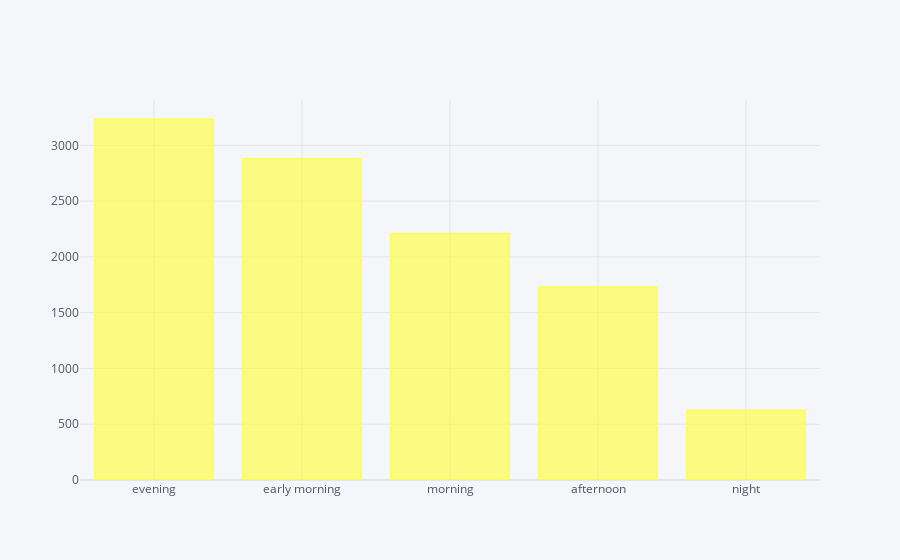

Notebook cell for this chart:
### Code cell
data["Dep_Time_hours"].apply(convert_into_day_periods).value_counts().iplot(kind="bar", color="yellow")

### Figure 1 — Plotly figure (JSON) as saved in the notebook; plotly's stock layout.template omitted (floating-point values rounded to 4 significant figures)
{"data": [{"marker": {"color": "rgba(255, 255, 51, 0.6)", "line": {"color": "rgba(255, 255, 51, 1.0)", "width": 1}}, "name": "count", "orientation": "v", "text": "", "type": "bar", "x": ["evening", "early morning", "morning", "afternoon", "night"], "y": [3236, 2880, 2209, 1731, 626]}], "layout": {"autosize": true, "legend": {"bgcolor": "#F5F6F9", "font": {"color": "#4D5663"}}, "paper_bgcolor": "#F5F6F9", "plot_bgcolor": "#F5F6F9", "title": {"font": {"color": "#4D5663"}}, "xaxis": {"autorange": true, "gridcolor": "#E1E5ED", "range": [-0.5, 4.5], "showgrid": true, "tickfont": {"color": "#4D5663"}, "title": {"font": {"color": "#4D5663"}, "text": ""}, "type": "category", "zerolinecolor": "#E1E5ED"}, "yaxis": {"autorange": true, "gridcolor": "#E1E5ED", "range": [0, 3406.0], "showgrid": true, "tickfont": {"color": "#4D5663"}, "title": {"font": {"color": "#4D5663"}, "text": ""}, "type": "linear", "zerolinecolor": "#E1E5ED"}}}
